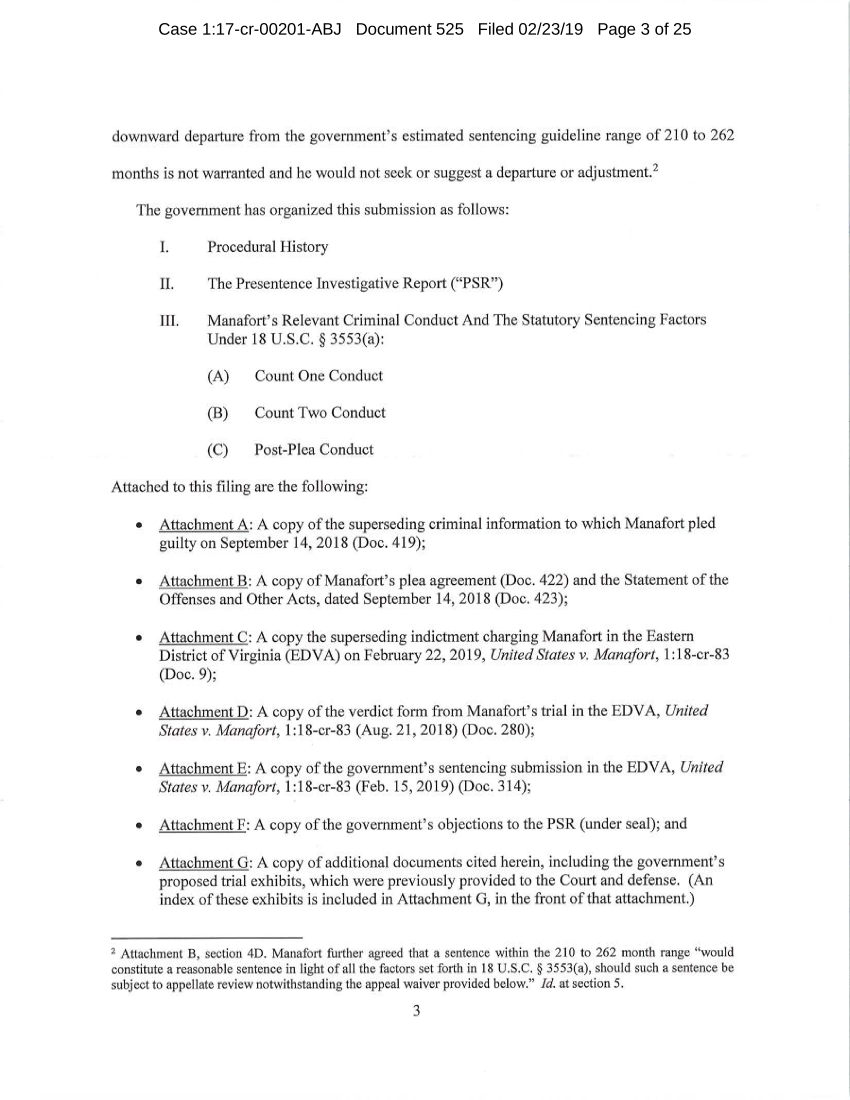
#> input picture dry-runs/OQ-010/documents/raw/manafort_memo_p3.png, 2550 x 3300 px (shown at 1/3 size)
$ python preprocess.py ../documents/raw/manafort_memo_p3.png out.png
#> lines starting #> are read from the running program, lines starting #| are printed output that depends on the picture; after the words box and inside, x2 and y2 are one past the last pixel; in counts of white or black regions, pixels touching at a corner belong together
"""
Preprocessing pipeline recommended for hard legal scans.

Steps (each individually toggleable):
  1. Grayscale conversion
  2. Deskew (via minAreaRect on thresholded ink pixels)
  3. Denoise (fastNlMeansDenoising)
  4. CLAHE local contrast enhancement
  5. Adaptive thresholding (binarization) -- OFF by default for the
     handwriting case (binarization destroys faint pen strokes / bleed-through
     context that helps both classical and neural OCR); ON by default for
     the machine-print + redaction case (binarization sharpens dense small
     print and normalizes faded photocopy toner).
  6. Upscale small images (helps recognition of small print / footnotes)

Usage:
    python scripts/preprocess.py <input.png> <output.png> [--binarize] [--no-deskew]
"""
import sys
import argparse
import cv2
import numpy as np


def deskew(gray):
    # Ink = dark pixels. Use Otsu threshold to find the text mask, then
    # fit a minimum-area rectangle to estimate skew angle.
    thr = cv2.threshold(gray, 0, 255, cv2.THRESH_BINARY_INV | cv2.THRESH_OTSU)[1]
    coords = np.column_stack(np.where(thr > 0))
    if len(coords) < 100:
        return gray, 0.0
    angle = cv2.minAreaRect(coords)[-1]
    if angle < -45:
        angle = -(90 + angle)
    else:
        angle = -angle
    # Guard against wild misfires on sparse/noisy pages
    if abs(angle) > 15:
        return gray, 0.0
    (h, w) = gray.shape[:2]
    M = cv2.getRotationMatrix2D((w // 2, h // 2), angle, 1.0)
    rotated = cv2.warpAffine(gray, M, (w, h), flags=cv2.INTER_CUBIC,
                              borderMode=cv2.BORDER_REPLICATE)
    return rotated, angle


def preprocess(img_bgr, binarize=True, do_deskew=True, denoise=True,
                clahe=True, upscale_if_small=True):
    log = []
    gray = cv2.cvtColor(img_bgr, cv2.COLOR_BGR2GRAY)
    log.append(f"grayscale: {gray.shape}")

    h, w = gray.shape[:2]
    if upscale_if_small and max(h, w) < 2000:
        scale = 2000 / max(h, w)
        gray = cv2.resize(gray, None, fx=scale, fy=scale, interpolation=cv2.INTER_CUBIC)
        log.append(f"upscaled by {scale:.2f}x -> {gray.shape}")

    if do_deskew:
        gray, angle = deskew(gray)
        log.append(f"deskew angle: {angle:.2f} deg")

    if denoise:
        gray = cv2.fastNlMeansDenoising(gray, h=10, templateWindowSize=7, searchWindowSize=21)
        log.append("denoised (fastNlMeansDenoising)")

    if clahe:
        clahe_op = cv2.createCLAHE(clipLimit=2.0, tileGridSize=(8, 8))
        gray = clahe_op.apply(gray)
        log.append("CLAHE contrast applied")

    if binarize:
        gray = cv2.adaptiveThreshold(
            gray, 255, cv2.ADAPTIVE_THRESH_GAUSSIAN_C, cv2.THRESH_BINARY,
            blockSize=31, C=11,
        )
        log.append("adaptive threshold (binarized)")

    return gray, log


if __name__ == "__main__":
    ap = argparse.ArgumentParser()
    ap.add_argument("input")
    ap.add_argument("output")
    ap.add_argument("--binarize", action="store_true")
    ap.add_argument("--no-deskew", action="store_true")
    ap.add_argument("--no-denoise", action="store_true")
    ap.add_argument("--no-clahe", action="store_true")
    args = ap.parse_args()

    img = cv2.imread(args.input)
#> img is the input picture: shape (3300, 2550, 3); mean B, G, R 245.2, 245.2, 245.2
    if img is None:
        sys.exit(f"could not read {args.input}")

    out, log = preprocess(
        img,
        binarize=args.binarize,
        do_deskew=not args.no_deskew,
        denoise=not args.no_denoise,
        clahe=not args.no_clahe,
    )
#> in deskew, `thr = cv2.threshold(gray, 0, 255, cv2.THRESH_BINARY_INV | cv2.THRESH_O..`:
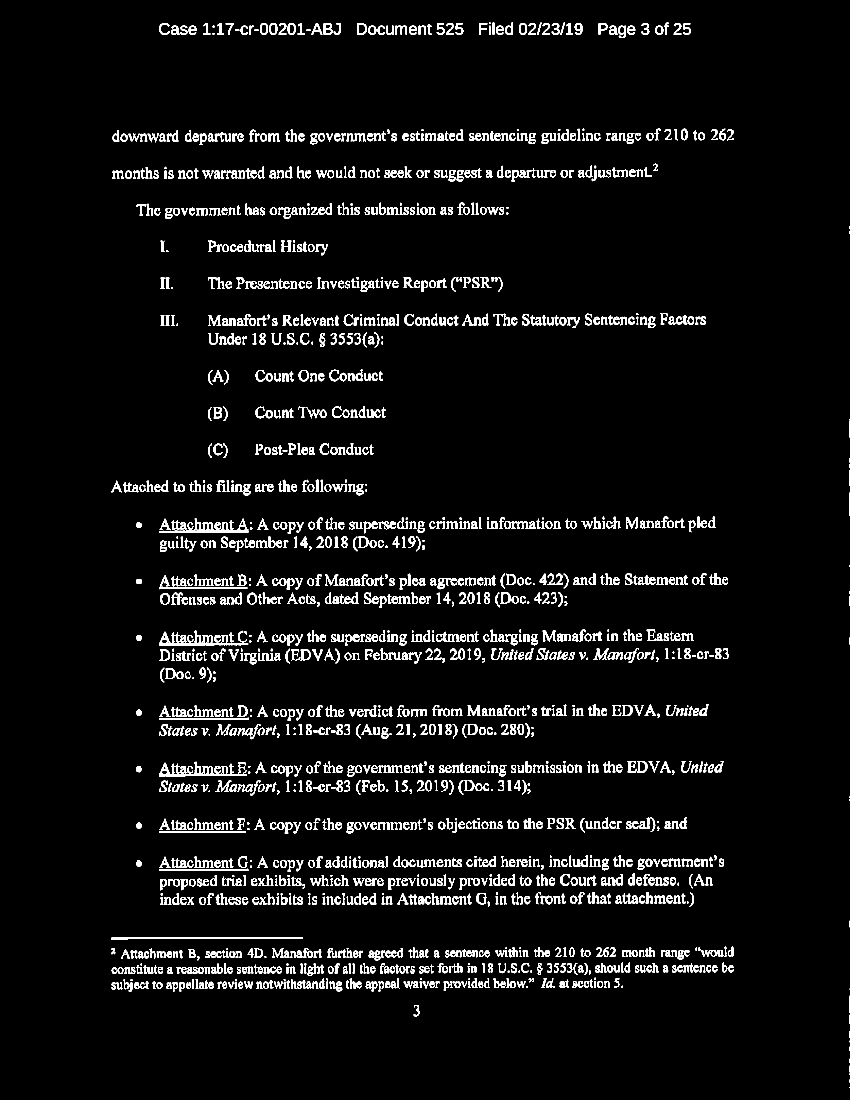
#> thr: shape (3300, 2550) (shown at 1/3 size); 4.3% white; 1911 white regions (78 under 20 px), largest, box (x1, y1, x2, y2) and area: (334, 2811, 908, 2819) 1981, (477, 1592, 746, 1597) 1225, (477, 1931, 745, 1936) 1115
#> in deskew, `coords = np.column_stack(np.where(thr > 0))`: coords = 362670 pairs, first value 68 to 3263, second value 334 to 2549
#> in deskew, `angle = cv2.minAreaRect(coords)[-1]`: angle = -90
#> in deskew, `angle = -(90 + angle)`: angle = 0
#> in deskew, `M = cv2.getRotationMatrix2D((w // 2, h // 2), angle, 1.0)`: M = [[1, 0, 0], [0, 1, 0]]
#> in preprocess, `gray, angle = deskew(gray)`: angle = 0
#> log = ['grayscale: (3300, 2550)', 'deskew angle: -0.00 deg', 'denoised (fastNlMeansDenoising)', 'CLAHE contrast applied']
    cv2.imwrite(args.output, out)
    for line in log:
        print(line)
#> this loop made 4 passes
#| grayscale: (3300, 2550)
#| deskew angle: -0.00 deg
#| denoised (fastNlMeansDenoising)
#| CLAHE contrast applied
    print("wrote", args.output)
